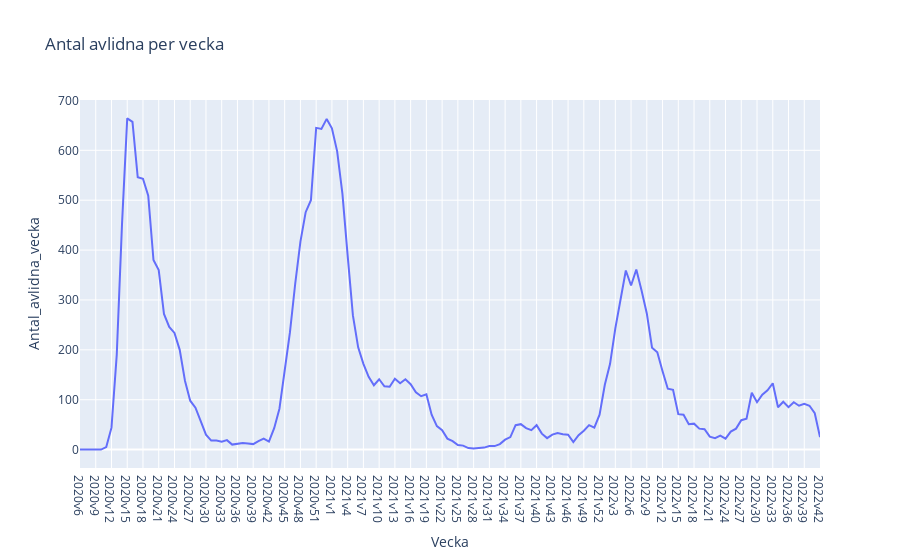

Write notebook code for a chart like this one.
### Markdown cell above
### Uppgift 1c

### Code cell
fig = px.line(df, x="Vecka", y="Antal_avlidna_vecka", title="Antal avlidna per vecka")
fig.show()

sns.set_style("whitegrid")
plt.figure(figsize=(20, 8)) 
# set ticks so that "Vecka" would be readable
plt.xticks(np.arange(0, 142, 3), rotation = 90) # array from 0 to 141, because len(df["Vecka"]) = 142
sns.lineplot(data=df, x="Vecka", y="Antal_avlidna_vecka")
plt.title("Antal avlidna per vecka")
plt.show()

# plt.savefig("Antal_avlidna_per_vecka.png")

### Figure 1 — Plotly figure (JSON) as saved in the notebook; plotly's stock layout.template omitted (floating-point values rounded to 4 significant figures; data arrays with more than 128 entries replaced by an {"elided": "..."} marker saying what was removed)
{"data": [{"hovertemplate": "Vecka=%{x}<br>Antal_avlidna_vecka=%{y}<extra></extra>", "legendgroup": "", "line": {"color": "#636efa", "dash": "solid"}, "marker": {"symbol": "circle"}, "mode": "lines", "name": "", "orientation": "v", "showlegend": false, "type": "scatter", "x": {"elided": "142 str values"}, "xaxis": "x", "y": {"elided": "142 int values"}, "yaxis": "y"}], "layout": {"legend": {"tracegroupgap": 0}, "title": {"text": "Antal avlidna per vecka"}, "xaxis": {"anchor": "y", "domain": [0, 1], "title": {"text": "Vecka"}}, "yaxis": {"anchor": "x", "domain": [0, 1], "title": {"text": "Antal_avlidna_vecka"}}}}
